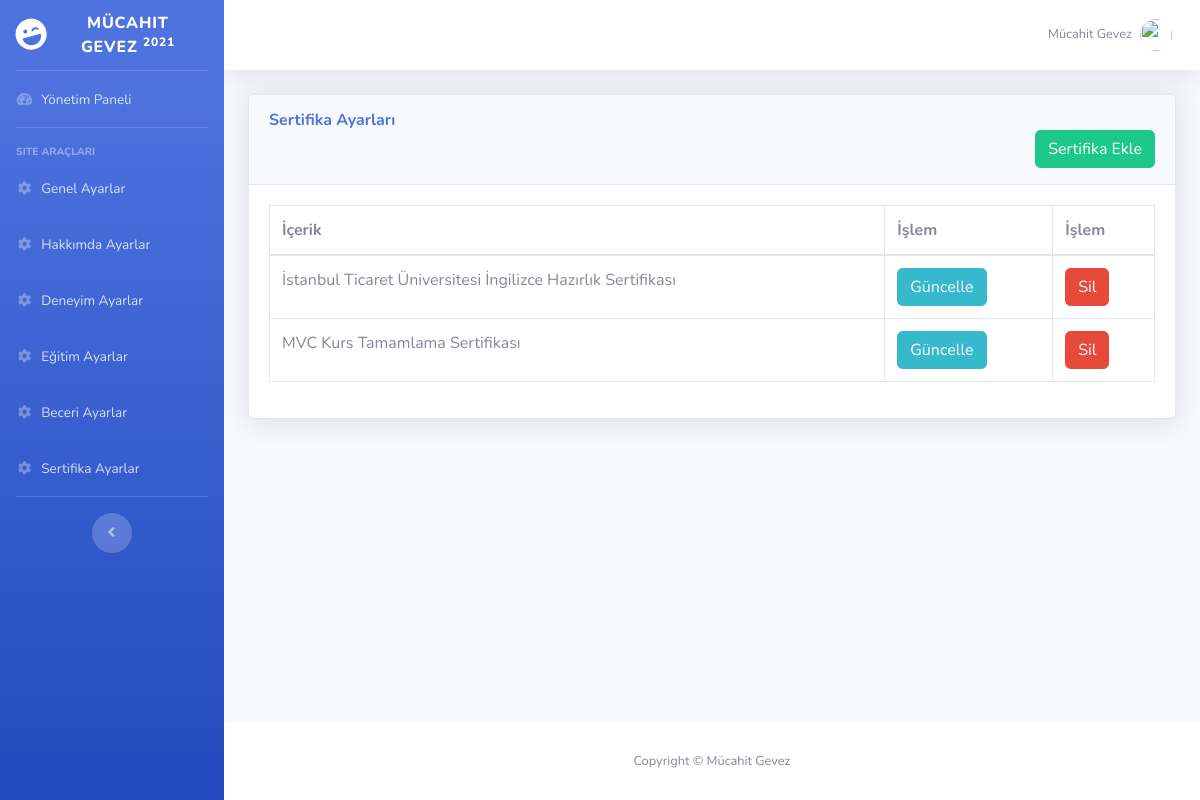
The page /Yonetim/sertifika.php on the database its author committed.
### tables this page shows
CREATE TABLE `sertifika` (
  `id` int(11) NOT NULL,
  `sertifika` varchar(250) NOT NULL
);

### Yonetim/sertifika.php (the view)
<?php require_once'../ayarlar/baglan.php';
$sertifikabak=$db->prepare("SELECT * FROM sertifika");
$sertifikabak->execute();
?>
        <?php require_once 'topbar.php'; ?>
        <div class="container-fluid">
          <div class="card shadow mb-4">
            <div class="card-header py-3">
              <h6 class="m-0 font-weight-bold text-primary">Sertifika Ayarları</h6><div align="right"><a href="sertifika-ekle.php" class="btn btn-success">Sertifika Ekle</a></div>
            </div>
            <div class="card-body">
              <div class="table-responsive">
                <table class="table table-bordered" id="dataTable" width="100%" cellspacing="0">
                  <thead>
                    <tr>
                      <th>İçerik</th>
                      <th>İşlem</th>
                      <th>İşlem</th>
                    </tr>
                  </thead>
                  <tbody>
                    <?php while ($sertifikacek=$sertifikabak->fetch(PDO::FETCH_ASSOC))  { ?>
                      <tr>
                      <td><?php echo $sertifikacek["sertifika"];  ?></td>
                      <td><a href="sertifika-duzenle.php?sertifika_id=<?php echo $sertifikacek["id"];?>" class="btn btn-info">Güncelle</a></td>
                      <td><a href="../ayarlar/islem.php?sertifika_sil=<?php echo $sertifikacek["id"];?>&sertifikasil=ok" class="btn btn-danger">Sil</td>
                    </tr>
                    <?php } ?>
                  </tbody>
                </table>
              </div>
            </div>
          </div>
        </div>
      </div>
     <?php require_once 'footer.php'; ?>

### rows shown on the page
sertifika: sertifika "İstanbul Ticaret Üniversitesi İngilizce Hazırlık Sertifikası"
sertifika: sertifika "MVC Kurs Tamamlama Sertifikası"
